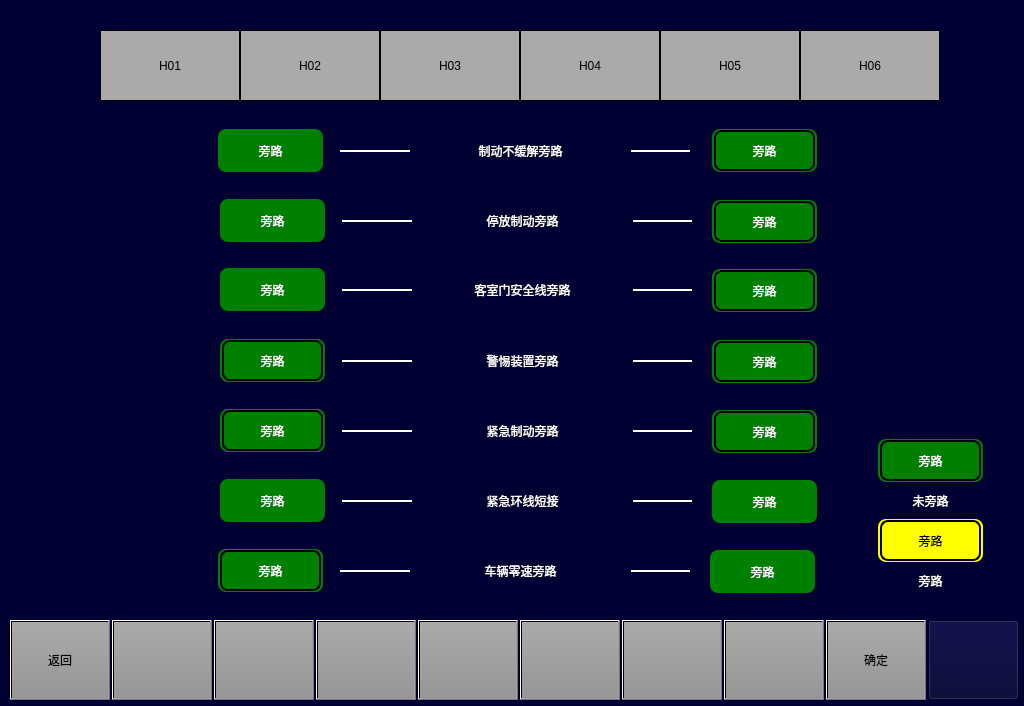
<?xml version="1.0" encoding="UTF-8"?>
<ui version="4.0">
 <class>ByPassPage</class>
 <widget class="QWidget" name="ByPassPage">
  <property name="geometry">
   <rect>
    <x>0</x>
    <y>0</y>
    <width>1024</width>
    <height>706</height>
   </rect>
  </property>
  <property name="windowTitle">
   <string>Form</string>
  </property>
  <property name="styleSheet">
   <string notr="true">background-color: rgb(0, 0, 50);</string>
  </property>
  <widget class="QPushButton" name="BTN7">
   <property name="geometry">
    <rect>
     <x>622</x>
     <y>620</y>
     <width>100</width>
     <height>80</height>
    </rect>
   </property>
   <property name="focusPolicy">
    <enum>Qt::NoFocus</enum>
   </property>
   <property name="styleSheet">
    <string notr="true">	font: 20px, &quot;微软雅黑&quot;;
    color: black;
	transparent;background:qlineargradient(spread:pad,x1:0,y1:0,x2:0,y2:1,stop:0 rgba(170,170,170,255),stop:1 rgba(150,150,150,255));
</string>
   </property>
   <property name="text">
    <string/>
   </property>
  </widget>
  <widget class="QPushButton" name="BTN2">
   <property name="geometry">
    <rect>
     <x>112</x>
     <y>620</y>
     <width>100</width>
     <height>80</height>
    </rect>
   </property>
   <property name="focusPolicy">
    <enum>Qt::NoFocus</enum>
   </property>
   <property name="styleSheet">
    <string notr="true">font: 20px, &quot;微软雅黑&quot;;color: black;transparent;background:qlineargradient(spread:pad,x1:0,y1:0,x2:0,y2:1,stop:0 rgba(170,170,170,255),stop:1 rgba(150,150,150,255));</string>
   </property>
   <property name="text">
    <string/>
   </property>
  </widget>
  <widget class="QPushButton" name="BTN9">
   <property name="geometry">
    <rect>
     <x>826</x>
     <y>620</y>
     <width>100</width>
     <height>80</height>
    </rect>
   </property>
   <property name="focusPolicy">
    <enum>Qt::NoFocus</enum>
   </property>
   <property name="styleSheet">
    <string notr="true">	font: 20px, &quot;微软雅黑&quot;;
    color: black;
	transparent;background:qlineargradient(spread:pad,x1:0,y1:0,x2:0,y2:1,stop:0 rgba(170,170,170,255),stop:1 rgba(150,150,150,255));
</string>
   </property>
   <property name="text">
    <string>确定</string>
   </property>
  </widget>
  <widget class="QPushButton" name="BTN3">
   <property name="geometry">
    <rect>
     <x>214</x>
     <y>620</y>
     <width>100</width>
     <height>80</height>
    </rect>
   </property>
   <property name="focusPolicy">
    <enum>Qt::NoFocus</enum>
   </property>
   <property name="styleSheet">
    <string notr="true">	font: 20px, &quot;微软雅黑&quot;;
    color: black;
	transparent;background:qlineargradient(spread:pad,x1:0,y1:0,x2:0,y2:1,stop:0 rgba(170,170,170,255),stop:1 rgba(150,150,150,255));
</string>
   </property>
   <property name="text">
    <string/>
   </property>
  </widget>
  <widget class="QPushButton" name="BTN1">
   <property name="geometry">
    <rect>
     <x>10</x>
     <y>620</y>
     <width>100</width>
     <height>80</height>
    </rect>
   </property>
   <property name="focusPolicy">
    <enum>Qt::NoFocus</enum>
   </property>
   <property name="styleSheet">
    <string notr="true">font: 20px, &quot;微软雅黑&quot;;color: black;transparent;background:qlineargradient(spread:pad,x1:0,y1:0,x2:0,y2:1,stop:0 rgba(170,170,170,255),stop:1 rgba(150,150,150,255));</string>
   </property>
   <property name="text">
    <string>返回</string>
   </property>
  </widget>
  <widget class="QPushButton" name="BTN4">
   <property name="geometry">
    <rect>
     <x>316</x>
     <y>620</y>
     <width>100</width>
     <height>80</height>
    </rect>
   </property>
   <property name="focusPolicy">
    <enum>Qt::NoFocus</enum>
   </property>
   <property name="styleSheet">
    <string notr="true">	font: 20px, &quot;微软雅黑&quot;;
    color: black;
	transparent;background:qlineargradient(spread:pad,x1:0,y1:0,x2:0,y2:1,stop:0 rgba(170,170,170,255),stop:1 rgba(150,150,150,255));
</string>
   </property>
   <property name="text">
    <string/>
   </property>
  </widget>
  <widget class="QPushButton" name="BTN8">
   <property name="geometry">
    <rect>
     <x>724</x>
     <y>620</y>
     <width>100</width>
     <height>80</height>
    </rect>
   </property>
   <property name="focusPolicy">
    <enum>Qt::NoFocus</enum>
   </property>
   <property name="styleSheet">
    <string notr="true">	font: 20px, &quot;微软雅黑&quot;;
    color: black;
	transparent;background:qlineargradient(spread:pad,x1:0,y1:0,x2:0,y2:1,stop:0 rgba(170,170,170,255),stop:1 rgba(150,150,150,255));
</string>
   </property>
   <property name="text">
    <string/>
   </property>
  </widget>
  <widget class="QPushButton" name="BTNHome">
   <property name="geometry">
    <rect>
     <x>928</x>
     <y>620</y>
     <width>91</width>
     <height>80</height>
    </rect>
   </property>
   <property name="focusPolicy">
    <enum>Qt::NoFocus</enum>
   </property>
   <property name="styleSheet">
    <string notr="true">border-image: url(:/images/image/Home.png);</string>
   </property>
   <property name="text">
    <string/>
   </property>
  </widget>
  <widget class="QPushButton" name="BTN5">
   <property name="geometry">
    <rect>
     <x>418</x>
     <y>620</y>
     <width>100</width>
     <height>80</height>
    </rect>
   </property>
   <property name="focusPolicy">
    <enum>Qt::NoFocus</enum>
   </property>
   <property name="styleSheet">
    <string notr="true">	font: 20px, &quot;微软雅黑&quot;;
    color: black;
	transparent;background:qlineargradient(spread:pad,x1:0,y1:0,x2:0,y2:1,stop:0 rgba(170,170,170,255),stop:1 rgba(150,150,150,255));
</string>
   </property>
   <property name="text">
    <string/>
   </property>
  </widget>
  <widget class="QPushButton" name="BTN6">
   <property name="geometry">
    <rect>
     <x>520</x>
     <y>620</y>
     <width>100</width>
     <height>80</height>
    </rect>
   </property>
   <property name="focusPolicy">
    <enum>Qt::NoFocus</enum>
   </property>
   <property name="styleSheet">
    <string notr="true">	font: 20px, &quot;微软雅黑&quot;;
    color: black;
	transparent;background:qlineargradient(spread:pad,x1:0,y1:0,x2:0,y2:1,stop:0 rgba(170,170,170,255),stop:1 rgba(150,150,150,255));
</string>
   </property>
   <property name="text">
    <string/>
   </property>
  </widget>
  <widget class="QLabel" name="LBLTC1">
   <property name="geometry">
    <rect>
     <x>100</x>
     <y>30</y>
     <width>140</width>
     <height>71</height>
    </rect>
   </property>
   <property name="styleSheet">
    <string notr="true">background-color:rgb(170,170,170);
border:1px solid black;
font:20px &quot;微软雅黑&quot;;</string>
   </property>
   <property name="text">
    <string>H01</string>
   </property>
   <property name="alignment">
    <set>Qt::AlignCenter</set>
   </property>
  </widget>
  <widget class="QLabel" name="LBLMP2">
   <property name="geometry">
    <rect>
     <x>660</x>
     <y>30</y>
     <width>140</width>
     <height>71</height>
    </rect>
   </property>
   <property name="styleSheet">
    <string notr="true">background-color:rgb(170,170,170);
border:1px solid black;
font:20px &quot;微软雅黑&quot;;</string>
   </property>
   <property name="text">
    <string>H05</string>
   </property>
   <property name="alignment">
    <set>Qt::AlignCenter</set>
   </property>
  </widget>
  <widget class="QLabel" name="LBLM2">
   <property name="geometry">
    <rect>
     <x>520</x>
     <y>30</y>
     <width>140</width>
     <height>71</height>
    </rect>
   </property>
   <property name="styleSheet">
    <string notr="true">background-color:rgb(170,170,170);
border:1px solid black;
font:20px &quot;微软雅黑&quot;;</string>
   </property>
   <property name="text">
    <string>H04</string>
   </property>
   <property name="alignment">
    <set>Qt::AlignCenter</set>
   </property>
  </widget>
  <widget class="QLabel" name="LBLTC2">
   <property name="geometry">
    <rect>
     <x>800</x>
     <y>30</y>
     <width>140</width>
     <height>71</height>
    </rect>
   </property>
   <property name="styleSheet">
    <string notr="true">background-color:rgb(170,170,170);
border:1px solid black;
font:20px &quot;微软雅黑&quot;;</string>
   </property>
   <property name="text">
    <string>H06</string>
   </property>
   <property name="alignment">
    <set>Qt::AlignCenter</set>
   </property>
  </widget>
  <widget class="QLabel" name="LBLM1">
   <property name="geometry">
    <rect>
     <x>380</x>
     <y>30</y>
     <width>140</width>
     <height>71</height>
    </rect>
   </property>
   <property name="styleSheet">
    <string notr="true">background-color:rgb(170,170,170);
border:1px solid black;
font:20px &quot;微软雅黑&quot;;</string>
   </property>
   <property name="text">
    <string>H03</string>
   </property>
   <property name="alignment">
    <set>Qt::AlignCenter</set>
   </property>
  </widget>
  <widget class="QLabel" name="LBLMP1">
   <property name="geometry">
    <rect>
     <x>240</x>
     <y>30</y>
     <width>140</width>
     <height>71</height>
    </rect>
   </property>
   <property name="styleSheet">
    <string notr="true">background-color:rgb(170,170,170);
border:1px solid black;
font:20px &quot;微软雅黑&quot;;</string>
   </property>
   <property name="text">
    <string>H02</string>
   </property>
   <property name="alignment">
    <set>Qt::AlignCenter</set>
   </property>
  </widget>
  <widget class="QLabel" name="linelbl1_2">
   <property name="geometry">
    <rect>
     <x>342</x>
     <y>220</y>
     <width>350</width>
     <height>2</height>
    </rect>
   </property>
   <property name="styleSheet">
    <string notr="true">border: 2px solid white;
</string>
   </property>
   <property name="text">
    <string/>
   </property>
   <property name="alignment">
    <set>Qt::AlignCenter</set>
   </property>
  </widget>
  <widget class="QLabel" name="LBL1_5">
   <property name="geometry">
    <rect>
     <x>412</x>
     <y>410</y>
     <width>221</width>
     <height>41</height>
    </rect>
   </property>
   <property name="styleSheet">
    <string notr="true">font: 20px  &quot;微软雅黑&quot;;
color: white;
</string>
   </property>
   <property name="text">
    <string>紧急制动旁路</string>
   </property>
   <property name="alignment">
    <set>Qt::AlignCenter</set>
   </property>
  </widget>
  <widget class="QLabel" name="Emloop2TC2lbl">
   <property name="geometry">
    <rect>
     <x>714</x>
     <y>481</y>
     <width>101</width>
     <height>41</height>
    </rect>
   </property>
   <property name="styleSheet">
    <string notr="true">font: 20px  &quot;微软雅黑&quot;;
color: white;
background-color: green;
border:2px  solid black;
border-radius:8px;</string>
   </property>
   <property name="text">
    <string>旁路</string>
   </property>
   <property name="alignment">
    <set>Qt::AlignCenter</set>
   </property>
  </widget>
  <widget class="QLabel" name="ZeroSpeedTC2lbl">
   <property name="geometry">
    <rect>
     <x>712</x>
     <y>551</y>
     <width>101</width>
     <height>41</height>
    </rect>
   </property>
   <property name="styleSheet">
    <string notr="true">font: 20px  &quot;微软雅黑&quot;;
color: white;
background-color: green;
border:2px  solid black;
border-radius:8px;</string>
   </property>
   <property name="text">
    <string>旁路</string>
   </property>
   <property name="alignment">
    <set>Qt::AlignCenter</set>
   </property>
  </widget>
  <widget class="QLabel" name="StopBrakeTC1lbl">
   <property name="geometry">
    <rect>
     <x>222</x>
     <y>200</y>
     <width>101</width>
     <height>41</height>
    </rect>
   </property>
   <property name="styleSheet">
    <string notr="true">font: 20px  &quot;微软雅黑&quot;;
color: white;
background-color: green;
border:2px  solid black;
border-radius:8px;</string>
   </property>
   <property name="text">
    <string>旁路</string>
   </property>
   <property name="alignment">
    <set>Qt::AlignCenter</set>
   </property>
  </widget>
  <widget class="QLabel" name="ALLTrainCloseTC1lbl">
   <property name="geometry">
    <rect>
     <x>222</x>
     <y>269</y>
     <width>101</width>
     <height>41</height>
    </rect>
   </property>
   <property name="styleSheet">
    <string notr="true">font: 20px  &quot;微软雅黑&quot;;
color: white;
background-color: green;
border:2px  solid black;
border-radius:8px;</string>
   </property>
   <property name="text">
    <string>旁路</string>
   </property>
   <property name="alignment">
    <set>Qt::AlignCenter</set>
   </property>
  </widget>
  <widget class="QLabel" name="linelbl1_7">
   <property name="geometry">
    <rect>
     <x>340</x>
     <y>570</y>
     <width>350</width>
     <height>2</height>
    </rect>
   </property>
   <property name="styleSheet">
    <string notr="true">border: 2px solid white;
</string>
   </property>
   <property name="text">
    <string/>
   </property>
   <property name="alignment">
    <set>Qt::AlignCenter</set>
   </property>
  </widget>
  <widget class="QLabel" name="AlarmTC1lbl_2">
   <property name="geometry">
    <rect>
     <x>220</x>
     <y>339</y>
     <width>105</width>
     <height>43</height>
    </rect>
   </property>
   <property name="styleSheet">
    <string notr="true">font: 20px  &quot;微软雅黑&quot;;
color: white;
background-color: green;
border:2px,black,solid;
border-radius:8px;</string>
   </property>
   <property name="text">
    <string>旁路</string>
   </property>
   <property name="alignment">
    <set>Qt::AlignCenter</set>
   </property>
  </widget>
  <widget class="QLabel" name="LBL1_2">
   <property name="geometry">
    <rect>
     <x>412</x>
     <y>200</y>
     <width>221</width>
     <height>41</height>
    </rect>
   </property>
   <property name="styleSheet">
    <string notr="true">font: 20px  &quot;微软雅黑&quot;;
color: white;
</string>
   </property>
   <property name="text">
    <string>停放制动旁路</string>
   </property>
   <property name="alignment">
    <set>Qt::AlignCenter</set>
   </property>
  </widget>
  <widget class="QLabel" name="StopBrakeTC2lbl_2">
   <property name="geometry">
    <rect>
     <x>712</x>
     <y>200</y>
     <width>105</width>
     <height>43</height>
    </rect>
   </property>
   <property name="styleSheet">
    <string notr="true">font: 20px  &quot;微软雅黑&quot;;
color: white;
background-color: green;
border:2px,black,solid;
border-radius:8px;</string>
   </property>
   <property name="text">
    <string>旁路</string>
   </property>
   <property name="alignment">
    <set>Qt::AlignCenter</set>
   </property>
  </widget>
  <widget class="QLabel" name="EmloopTC1lbl_2">
   <property name="geometry">
    <rect>
     <x>220</x>
     <y>409</y>
     <width>105</width>
     <height>43</height>
    </rect>
   </property>
   <property name="styleSheet">
    <string notr="true">font: 20px  &quot;微软雅黑&quot;;
color: white;
background-color: green;
border:2px,black,solid;
border-radius:8px;</string>
   </property>
   <property name="text">
    <string>旁路</string>
   </property>
   <property name="alignment">
    <set>Qt::AlignCenter</set>
   </property>
  </widget>
  <widget class="QLabel" name="Emloop2TC2lbl_2">
   <property name="geometry">
    <rect>
     <x>712</x>
     <y>480</y>
     <width>105</width>
     <height>43</height>
    </rect>
   </property>
   <property name="styleSheet">
    <string notr="true">font: 20px  &quot;微软雅黑&quot;;
color: white;
background-color: green;
border:2px,black,solid;
border-radius:8px;</string>
   </property>
   <property name="text">
    <string>旁路</string>
   </property>
   <property name="alignment">
    <set>Qt::AlignCenter</set>
   </property>
  </widget>
  <widget class="QLabel" name="AlarmTC1lbl">
   <property name="geometry">
    <rect>
     <x>222</x>
     <y>340</y>
     <width>101</width>
     <height>41</height>
    </rect>
   </property>
   <property name="styleSheet">
    <string notr="true">font: 20px  &quot;微软雅黑&quot;;
color: white;
background-color: green;
border:2px  solid black;
border-radius:8px;</string>
   </property>
   <property name="text">
    <string>旁路</string>
   </property>
   <property name="alignment">
    <set>Qt::AlignCenter</set>
   </property>
  </widget>
  <widget class="QLabel" name="StopBrakeTC2lbl">
   <property name="geometry">
    <rect>
     <x>714</x>
     <y>201</y>
     <width>101</width>
     <height>41</height>
    </rect>
   </property>
   <property name="styleSheet">
    <string notr="true">font: 20px  &quot;微软雅黑&quot;;
color: white;
background-color: green;
border:2px  solid black;
border-radius:8px;</string>
   </property>
   <property name="text">
    <string>旁路</string>
   </property>
   <property name="alignment">
    <set>Qt::AlignCenter</set>
   </property>
  </widget>
  <widget class="QLabel" name="BrakeNOTReleaseTC2lbl_2">
   <property name="geometry">
    <rect>
     <x>712</x>
     <y>129</y>
     <width>105</width>
     <height>43</height>
    </rect>
   </property>
   <property name="styleSheet">
    <string notr="true">font: 20px  &quot;微软雅黑&quot;;
color: white;
background-color: green;
border:2px,black,solid;
border-radius:8px;</string>
   </property>
   <property name="text">
    <string/>
   </property>
   <property name="alignment">
    <set>Qt::AlignCenter</set>
   </property>
  </widget>
  <widget class="QLabel" name="EmloopTC1lbl">
   <property name="geometry">
    <rect>
     <x>222</x>
     <y>410</y>
     <width>101</width>
     <height>41</height>
    </rect>
   </property>
   <property name="styleSheet">
    <string notr="true">font: 20px  &quot;微软雅黑&quot;;
color: white;
background-color: green;
border:2px  solid black;
border-radius:8px;</string>
   </property>
   <property name="text">
    <string>旁路</string>
   </property>
   <property name="alignment">
    <set>Qt::AlignCenter</set>
   </property>
  </widget>
  <widget class="QLabel" name="ALLTrainCloseTC2lbl_2">
   <property name="geometry">
    <rect>
     <x>712</x>
     <y>269</y>
     <width>105</width>
     <height>43</height>
    </rect>
   </property>
   <property name="styleSheet">
    <string notr="true">font: 20px  &quot;微软雅黑&quot;;
color: white;
background-color: green;
border:2px,black,solid;
border-radius:8px;</string>
   </property>
   <property name="text">
    <string>旁路</string>
   </property>
   <property name="alignment">
    <set>Qt::AlignCenter</set>
   </property>
  </widget>
  <widget class="QLabel" name="LBL1_9">
   <property name="geometry">
    <rect>
     <x>880</x>
     <y>570</y>
     <width>101</width>
     <height>21</height>
    </rect>
   </property>
   <property name="styleSheet">
    <string notr="true">font: 20px  &quot;微软雅黑&quot;;
color: white;
</string>
   </property>
   <property name="text">
    <string>旁路</string>
   </property>
   <property name="alignment">
    <set>Qt::AlignCenter</set>
   </property>
  </widget>
  <widget class="QLabel" name="LBL1">
   <property name="geometry">
    <rect>
     <x>410</x>
     <y>130</y>
     <width>221</width>
     <height>41</height>
    </rect>
   </property>
   <property name="styleSheet">
    <string notr="true">font: 20px  &quot;微软雅黑&quot;;
color: white;
</string>
   </property>
   <property name="text">
    <string>制动不缓解旁路</string>
   </property>
   <property name="alignment">
    <set>Qt::AlignCenter</set>
   </property>
  </widget>
  <widget class="QLabel" name="ZeroSpeedTC2lbl_3">
   <property name="geometry">
    <rect>
     <x>878</x>
     <y>439</y>
     <width>105</width>
     <height>43</height>
    </rect>
   </property>
   <property name="styleSheet">
    <string notr="true">font: 20px  &quot;微软雅黑&quot;;
color: white;
background-color: green;
border:2px,black,solid;
border-radius:8px;</string>
   </property>
   <property name="text">
    <string>旁路</string>
   </property>
   <property name="alignment">
    <set>Qt::AlignCenter</set>
   </property>
  </widget>
  <widget class="QLabel" name="linelbl1_6">
   <property name="geometry">
    <rect>
     <x>342</x>
     <y>500</y>
     <width>350</width>
     <height>2</height>
    </rect>
   </property>
   <property name="styleSheet">
    <string notr="true">border: 2px solid white;
</string>
   </property>
   <property name="text">
    <string/>
   </property>
   <property name="alignment">
    <set>Qt::AlignCenter</set>
   </property>
  </widget>
  <widget class="QLabel" name="ZeroSpeedTC2lbl_4">
   <property name="geometry">
    <rect>
     <x>880</x>
     <y>440</y>
     <width>101</width>
     <height>41</height>
    </rect>
   </property>
   <property name="styleSheet">
    <string notr="true">font: 20px  &quot;微软雅黑&quot;;
color: white;
background-color: green;
border:2px  solid black;
border-radius:8px;</string>
   </property>
   <property name="text">
    <string>旁路</string>
   </property>
   <property name="alignment">
    <set>Qt::AlignCenter</set>
   </property>
  </widget>
  <widget class="QLabel" name="ZeroSpeedTC2lbl_5">
   <property name="geometry">
    <rect>
     <x>878</x>
     <y>519</y>
     <width>105</width>
     <height>43</height>
    </rect>
   </property>
   <property name="styleSheet">
    <string notr="true">font: 20px  &quot;微软雅黑&quot;;
color: white;
background-color: yellow;
border:2px,black,solid;
border-radius:8px;</string>
   </property>
   <property name="text">
    <string>旁路</string>
   </property>
   <property name="alignment">
    <set>Qt::AlignCenter</set>
   </property>
  </widget>
  <widget class="QLabel" name="linelbl1">
   <property name="geometry">
    <rect>
     <x>340</x>
     <y>150</y>
     <width>350</width>
     <height>2</height>
    </rect>
   </property>
   <property name="styleSheet">
    <string notr="true">border: 2px solid white;
</string>
   </property>
   <property name="text">
    <string/>
   </property>
   <property name="alignment">
    <set>Qt::AlignCenter</set>
   </property>
  </widget>
  <widget class="QLabel" name="EmloopTC2lbl_2">
   <property name="geometry">
    <rect>
     <x>712</x>
     <y>410</y>
     <width>105</width>
     <height>43</height>
    </rect>
   </property>
   <property name="styleSheet">
    <string notr="true">font: 20px  &quot;微软雅黑&quot;;
color: white;
background-color: green;
border:2px,black,solid;
border-radius:8px;</string>
   </property>
   <property name="text">
    <string>旁路</string>
   </property>
   <property name="alignment">
    <set>Qt::AlignCenter</set>
   </property>
  </widget>
  <widget class="QLabel" name="ALLTrainCloseTC1lbl_2">
   <property name="geometry">
    <rect>
     <x>220</x>
     <y>268</y>
     <width>105</width>
     <height>43</height>
    </rect>
   </property>
   <property name="styleSheet">
    <string notr="true">font: 20px  &quot;微软雅黑&quot;;
color: white;
background-color: green;
border:2px,black,solid;
border-radius:8px;</string>
   </property>
   <property name="text">
    <string>旁路</string>
   </property>
   <property name="alignment">
    <set>Qt::AlignCenter</set>
   </property>
  </widget>
  <widget class="QLabel" name="linelbl1_5">
   <property name="geometry">
    <rect>
     <x>342</x>
     <y>430</y>
     <width>350</width>
     <height>2</height>
    </rect>
   </property>
   <property name="styleSheet">
    <string notr="true">border: 2px solid white;
</string>
   </property>
   <property name="text">
    <string/>
   </property>
   <property name="alignment">
    <set>Qt::AlignCenter</set>
   </property>
  </widget>
  <widget class="QLabel" name="EmloopTC2lbl">
   <property name="geometry">
    <rect>
     <x>714</x>
     <y>411</y>
     <width>101</width>
     <height>41</height>
    </rect>
   </property>
   <property name="styleSheet">
    <string notr="true">font: 20px  &quot;微软雅黑&quot;;
color: white;
background-color: green;
border:2px  solid black;
border-radius:8px;</string>
   </property>
   <property name="text">
    <string>旁路</string>
   </property>
   <property name="alignment">
    <set>Qt::AlignCenter</set>
   </property>
  </widget>
  <widget class="QLabel" name="LBL1_3">
   <property name="geometry">
    <rect>
     <x>412</x>
     <y>269</y>
     <width>221</width>
     <height>41</height>
    </rect>
   </property>
   <property name="styleSheet">
    <string notr="true">font: 20px  &quot;微软雅黑&quot;;
color: white;
</string>
   </property>
   <property name="text">
    <string>客室门安全线旁路</string>
   </property>
   <property name="alignment">
    <set>Qt::AlignCenter</set>
   </property>
  </widget>
  <widget class="QLabel" name="linelbl1_4">
   <property name="geometry">
    <rect>
     <x>342</x>
     <y>360</y>
     <width>350</width>
     <height>2</height>
    </rect>
   </property>
   <property name="styleSheet">
    <string notr="true">border: 2px solid white;
</string>
   </property>
   <property name="text">
    <string/>
   </property>
   <property name="alignment">
    <set>Qt::AlignCenter</set>
   </property>
  </widget>
  <widget class="QLabel" name="ZeroSpeedTC2lbl_2">
   <property name="geometry">
    <rect>
     <x>710</x>
     <y>550</y>
     <width>105</width>
     <height>43</height>
    </rect>
   </property>
   <property name="styleSheet">
    <string notr="true">font: 20px  &quot;微软雅黑&quot;;
color: white;
background-color: green;
border:2px,black,solid;
border-radius:8px;</string>
   </property>
   <property name="text">
    <string>旁路</string>
   </property>
   <property name="alignment">
    <set>Qt::AlignCenter</set>
   </property>
  </widget>
  <widget class="QLabel" name="BrakeNOTReleaseTC2lbl">
   <property name="geometry">
    <rect>
     <x>714</x>
     <y>130</y>
     <width>101</width>
     <height>41</height>
    </rect>
   </property>
   <property name="styleSheet">
    <string notr="true">font: 20px  &quot;微软雅黑&quot;;
color: white;
background-color: green;
border:2px  solid black;
border-radius:8px;</string>
   </property>
   <property name="text">
    <string>旁路</string>
   </property>
   <property name="alignment">
    <set>Qt::AlignCenter</set>
   </property>
  </widget>
  <widget class="QLabel" name="ALLTrainCloseTC2lbl">
   <property name="geometry">
    <rect>
     <x>714</x>
     <y>270</y>
     <width>101</width>
     <height>41</height>
    </rect>
   </property>
   <property name="styleSheet">
    <string notr="true">font: 20px  &quot;微软雅黑&quot;;
color: white;
background-color: green;
border:2px  solid black;
border-radius:8px;</string>
   </property>
   <property name="text">
    <string>旁路</string>
   </property>
   <property name="alignment">
    <set>Qt::AlignCenter</set>
   </property>
  </widget>
  <widget class="QLabel" name="Emloop2TC1lbl">
   <property name="geometry">
    <rect>
     <x>222</x>
     <y>480</y>
     <width>101</width>
     <height>41</height>
    </rect>
   </property>
   <property name="styleSheet">
    <string notr="true">font: 20px  &quot;微软雅黑&quot;;
color: white;
background-color: green;
border:2px  solid black;
border-radius:8px;</string>
   </property>
   <property name="text">
    <string>旁路</string>
   </property>
   <property name="alignment">
    <set>Qt::AlignCenter</set>
   </property>
  </widget>
  <widget class="QLabel" name="AlarmTC2lbl_2">
   <property name="geometry">
    <rect>
     <x>712</x>
     <y>340</y>
     <width>105</width>
     <height>43</height>
    </rect>
   </property>
   <property name="styleSheet">
    <string notr="true">font: 20px  &quot;微软雅黑&quot;;
color: white;
background-color: green;
border:2px,black,solid;
border-radius:8px;</string>
   </property>
   <property name="text">
    <string>旁路</string>
   </property>
   <property name="alignment">
    <set>Qt::AlignCenter</set>
   </property>
  </widget>
  <widget class="QLabel" name="ZeroSpeedTC2lbl_6">
   <property name="geometry">
    <rect>
     <x>880</x>
     <y>520</y>
     <width>101</width>
     <height>41</height>
    </rect>
   </property>
   <property name="styleSheet">
    <string notr="true">font: 20px  &quot;微软雅黑&quot;;
color: black;
background-color: yellow;
border:2px  solid black;
border-radius:8px;</string>
   </property>
   <property name="text">
    <string>旁路</string>
   </property>
   <property name="alignment">
    <set>Qt::AlignCenter</set>
   </property>
  </widget>
  <widget class="QLabel" name="LBL1_6">
   <property name="geometry">
    <rect>
     <x>412</x>
     <y>480</y>
     <width>221</width>
     <height>41</height>
    </rect>
   </property>
   <property name="styleSheet">
    <string notr="true">font: 20px  &quot;微软雅黑&quot;;
color: white;
</string>
   </property>
   <property name="text">
    <string>紧急环线短接</string>
   </property>
   <property name="alignment">
    <set>Qt::AlignCenter</set>
   </property>
  </widget>
  <widget class="QLabel" name="LBL1_4">
   <property name="geometry">
    <rect>
     <x>412</x>
     <y>340</y>
     <width>221</width>
     <height>41</height>
    </rect>
   </property>
   <property name="styleSheet">
    <string notr="true">font: 20px  &quot;微软雅黑&quot;;
color: white;
</string>
   </property>
   <property name="text">
    <string>警惕装置旁路</string>
   </property>
   <property name="alignment">
    <set>Qt::AlignCenter</set>
   </property>
  </widget>
  <widget class="QLabel" name="StopBrakeTC1lbl_2">
   <property name="geometry">
    <rect>
     <x>220</x>
     <y>199</y>
     <width>105</width>
     <height>43</height>
    </rect>
   </property>
   <property name="styleSheet">
    <string notr="true">font: 20px  &quot;微软雅黑&quot;;
color: white;
background-color: green;
border:2px,black,solid;
border-radius:8px;</string>
   </property>
   <property name="text">
    <string>旁路</string>
   </property>
   <property name="alignment">
    <set>Qt::AlignCenter</set>
   </property>
  </widget>
  <widget class="QLabel" name="BrakeNOTReleaseTC1lbl">
   <property name="geometry">
    <rect>
     <x>220</x>
     <y>130</y>
     <width>101</width>
     <height>41</height>
    </rect>
   </property>
   <property name="styleSheet">
    <string notr="true">font: 20px  &quot;微软雅黑&quot;;
color: white;
background-color: green;
border:2px  solid black;
border-radius:8px;</string>
   </property>
   <property name="text">
    <string>旁路</string>
   </property>
   <property name="alignment">
    <set>Qt::AlignCenter</set>
   </property>
  </widget>
  <widget class="QLabel" name="ZeroSpeedTC1lbl_2">
   <property name="geometry">
    <rect>
     <x>218</x>
     <y>549</y>
     <width>105</width>
     <height>43</height>
    </rect>
   </property>
   <property name="styleSheet">
    <string notr="true">font: 20px  &quot;微软雅黑&quot;;
color: white;
background-color: green;
border:2px,black,solid;
border-radius:8px;</string>
   </property>
   <property name="text">
    <string>旁路</string>
   </property>
   <property name="alignment">
    <set>Qt::AlignCenter</set>
   </property>
  </widget>
  <widget class="QLabel" name="linelbl1_3">
   <property name="geometry">
    <rect>
     <x>342</x>
     <y>289</y>
     <width>350</width>
     <height>2</height>
    </rect>
   </property>
   <property name="styleSheet">
    <string notr="true">border: 2px solid white;
</string>
   </property>
   <property name="text">
    <string/>
   </property>
   <property name="alignment">
    <set>Qt::AlignCenter</set>
   </property>
  </widget>
  <widget class="QLabel" name="ZeroSpeedTC1lbl">
   <property name="geometry">
    <rect>
     <x>220</x>
     <y>550</y>
     <width>101</width>
     <height>41</height>
    </rect>
   </property>
   <property name="styleSheet">
    <string notr="true">font: 20px  &quot;微软雅黑&quot;;
color: white;
background-color: green;
border:2px  solid black;
border-radius:8px;</string>
   </property>
   <property name="text">
    <string>旁路</string>
   </property>
   <property name="alignment">
    <set>Qt::AlignCenter</set>
   </property>
  </widget>
  <widget class="QLabel" name="LBL1_7">
   <property name="geometry">
    <rect>
     <x>410</x>
     <y>550</y>
     <width>221</width>
     <height>41</height>
    </rect>
   </property>
   <property name="styleSheet">
    <string notr="true">font: 20px  &quot;微软雅黑&quot;;
color: white;
</string>
   </property>
   <property name="text">
    <string>车辆零速旁路</string>
   </property>
   <property name="alignment">
    <set>Qt::AlignCenter</set>
   </property>
  </widget>
  <widget class="QLabel" name="AlarmTC2lbl">
   <property name="geometry">
    <rect>
     <x>714</x>
     <y>341</y>
     <width>101</width>
     <height>41</height>
    </rect>
   </property>
   <property name="styleSheet">
    <string notr="true">font: 20px  &quot;微软雅黑&quot;;
color: white;
background-color: green;
border:2px  solid black;
border-radius:8px;</string>
   </property>
   <property name="text">
    <string>旁路</string>
   </property>
   <property name="alignment">
    <set>Qt::AlignCenter</set>
   </property>
  </widget>
  <widget class="QLabel" name="Emloop2TC1lbl_2">
   <property name="geometry">
    <rect>
     <x>220</x>
     <y>479</y>
     <width>105</width>
     <height>43</height>
    </rect>
   </property>
   <property name="styleSheet">
    <string notr="true">font: 20px  &quot;微软雅黑&quot;;
color: white;
background-color: green;
border:2px,black,solid;
border-radius:8px;</string>
   </property>
   <property name="text">
    <string>旁路</string>
   </property>
   <property name="alignment">
    <set>Qt::AlignCenter</set>
   </property>
  </widget>
  <widget class="QLabel" name="BrakeNOTReleaseTC1lbl_2">
   <property name="geometry">
    <rect>
     <x>218</x>
     <y>129</y>
     <width>105</width>
     <height>43</height>
    </rect>
   </property>
   <property name="styleSheet">
    <string notr="true">font: 20px  &quot;微软雅黑&quot;;
color: white;
background-color: green;
border-radius:8px;</string>
   </property>
   <property name="text">
    <string>旁路</string>
   </property>
   <property name="alignment">
    <set>Qt::AlignCenter</set>
   </property>
  </widget>
  <widget class="QLabel" name="LBL1_8">
   <property name="geometry">
    <rect>
     <x>880</x>
     <y>490</y>
     <width>101</width>
     <height>21</height>
    </rect>
   </property>
   <property name="styleSheet">
    <string notr="true">font: 20px  &quot;微软雅黑&quot;;
color: white;
</string>
   </property>
   <property name="text">
    <string>未旁路</string>
   </property>
   <property name="alignment">
    <set>Qt::AlignCenter</set>
   </property>
  </widget>
  <zorder>BTN7</zorder>
  <zorder>BTN2</zorder>
  <zorder>BTN9</zorder>
  <zorder>BTN3</zorder>
  <zorder>BTN1</zorder>
  <zorder>BTN4</zorder>
  <zorder>BTN8</zorder>
  <zorder>BTNHome</zorder>
  <zorder>BTN5</zorder>
  <zorder>BTN6</zorder>
  <zorder>LBLTC1</zorder>
  <zorder>LBLMP2</zorder>
  <zorder>LBLM2</zorder>
  <zorder>LBLTC2</zorder>
  <zorder>LBLM1</zorder>
  <zorder>LBLMP1</zorder>
  <zorder>linelbl1_2</zorder>
  <zorder>Emloop2TC2lbl</zorder>
  <zorder>ZeroSpeedTC2lbl</zorder>
  <zorder>StopBrakeTC1lbl</zorder>
  <zorder>ALLTrainCloseTC1lbl</zorder>
  <zorder>linelbl1_7</zorder>
  <zorder>AlarmTC1lbl_2</zorder>
  <zorder>LBL1_2</zorder>
  <zorder>StopBrakeTC2lbl_2</zorder>
  <zorder>EmloopTC1lbl_2</zorder>
  <zorder>Emloop2TC2lbl_2</zorder>
  <zorder>AlarmTC1lbl</zorder>
  <zorder>StopBrakeTC2lbl</zorder>
  <zorder>BrakeNOTReleaseTC2lbl_2</zorder>
  <zorder>EmloopTC1lbl</zorder>
  <zorder>ALLTrainCloseTC2lbl_2</zorder>
  <zorder>LBL1_9</zorder>
  <zorder>ZeroSpeedTC2lbl_3</zorder>
  <zorder>linelbl1_6</zorder>
  <zorder>ZeroSpeedTC2lbl_4</zorder>
  <zorder>ZeroSpeedTC2lbl_5</zorder>
  <zorder>linelbl1</zorder>
  <zorder>EmloopTC2lbl_2</zorder>
  <zorder>ALLTrainCloseTC1lbl_2</zorder>
  <zorder>linelbl1_5</zorder>
  <zorder>EmloopTC2lbl</zorder>
  <zorder>linelbl1_4</zorder>
  <zorder>ZeroSpeedTC2lbl_2</zorder>
  <zorder>BrakeNOTReleaseTC2lbl</zorder>
  <zorder>ALLTrainCloseTC2lbl</zorder>
  <zorder>Emloop2TC1lbl</zorder>
  <zorder>AlarmTC2lbl_2</zorder>
  <zorder>ZeroSpeedTC2lbl_6</zorder>
  <zorder>LBL1_4</zorder>
  <zorder>StopBrakeTC1lbl_2</zorder>
  <zorder>BrakeNOTReleaseTC1lbl</zorder>
  <zorder>ZeroSpeedTC1lbl_2</zorder>
  <zorder>linelbl1_3</zorder>
  <zorder>ZeroSpeedTC1lbl</zorder>
  <zorder>AlarmTC2lbl</zorder>
  <zorder>Emloop2TC1lbl_2</zorder>
  <zorder>BrakeNOTReleaseTC1lbl_2</zorder>
  <zorder>LBL1_8</zorder>
  <zorder>LBL1</zorder>
  <zorder>LBL1_3</zorder>
  <zorder>LBL1_5</zorder>
  <zorder>LBL1_6</zorder>
  <zorder>LBL1_7</zorder>
 </widget>
 <resources/>
 <connections/>
</ui>
